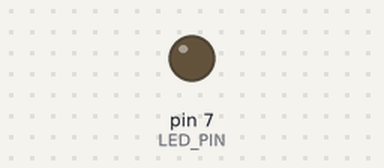
This sketch was run on a simulated Arduino Uno, built with avr-gcc and run on an emulated ATmega328P. Parts: output pins drawn as LEDs (lit = HIGH). At 3.0 s the program stops and its outputs stay as they are.

Above: at 0.5 s.
At 1.5 s:
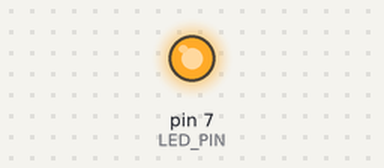
Timing chart, 0 to 3.0 s (numbered marks = the images above):
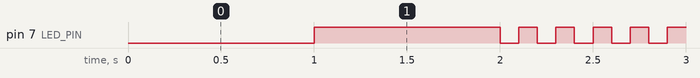

The sketch:

05_practice_2.ino.ino
```cpp
// LED 핀 설정
const int LED_PIN = 7;
int toggle = 0;
void setup() {
  // LED 핀을 출력으로 설정
  pinMode(LED_PIN, OUTPUT);
}

void loop() {
  // LED 켜기
  digitalWrite(LED_PIN, 0);
  delay(1000); // 1초 동안 유지

  // LED 끄기
  digitalWrite(LED_PIN, 1);
  delay(1000); // 1초 동안 유지

  // 5회 깜빡이기
  for (int i = 0; i < 10; i++) {
    digitalWrite(LED_PIN, toggle);
    toggle = 1 - toggle;
    delay(100); // 0.2초 동안 유지
  }

  while(1){
    ;
  }
}
```

Measured:
- by itself, pin 7 (LED_PIN): repeats every 0.20 s: LOW 0.10 s, HIGH 0.10 s, until it stays HIGH from 2.9 s
